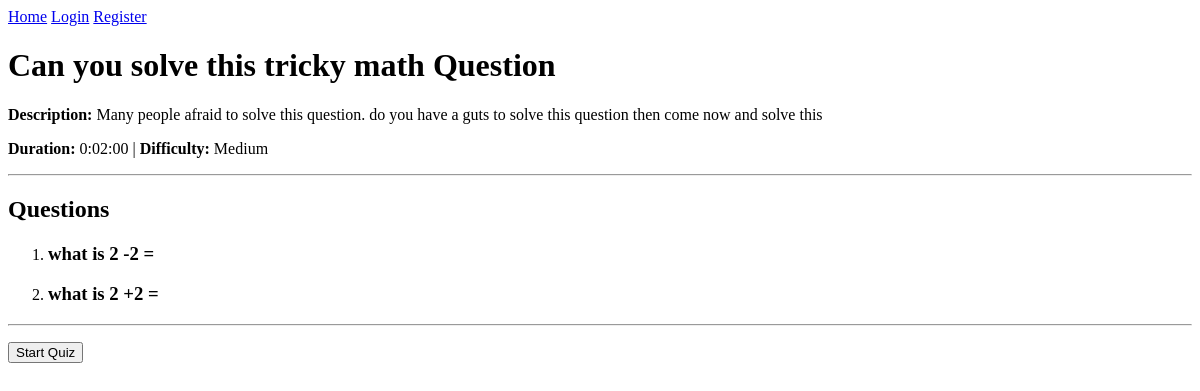
Before: /quiz/2/ with the older database file.
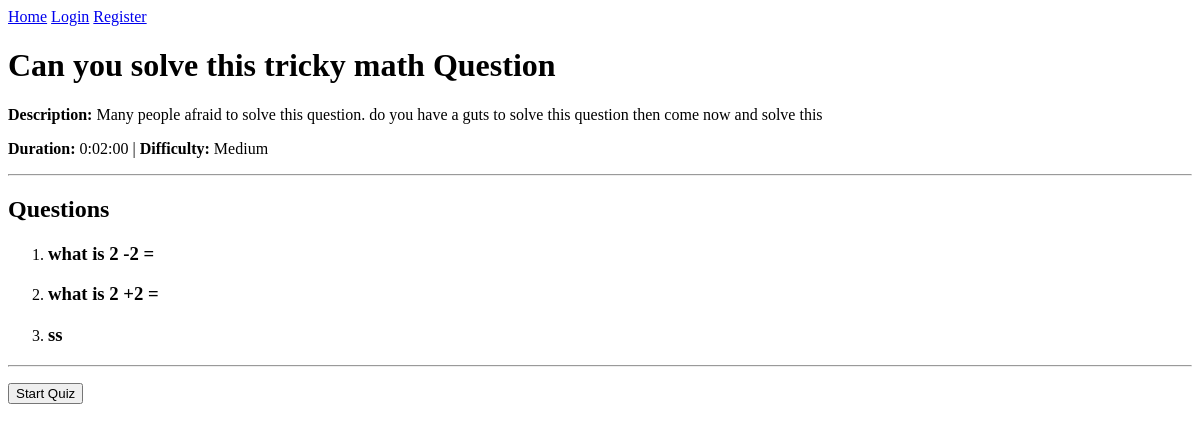
After: the same page with the newer database file.
### app/models.py (models this page shows, shortened)
class Question(models.Model):
    quiz = models.ForeignKey(Quizes, on_delete=models.CASCADE, related_name="questions")
    text = models.CharField(max_length=500)  # use CharField for question text
    order = models.IntegerField(default=0)   # fixed: removed extra ".models"

### app/views.py (the view)
# urls.py: path("quiz/<int:pk>/", QuizDetailView.as_view(), name="quiz-detail"),
class QuizDetailView(DetailView):
    model = Quizes
    template_name = 'app/quiz_detail.html'
    def get_context_data(self, **kwargs):
        context = super().get_context_data(**kwargs)
        quiz = self.get_object()
        context["question"] = quiz.questions.all().order_by("order")[:3]
        return context

### app/templates/app/quiz_detail.html (shortened to what this page needs)
{% extends 'base.html' %}
{% block content %}
<h1>{{ object.title }}</h1>
<p><strong>Description:</strong> {{ object.description|default:"—" }}</p>
<p>
    <strong>Duration:</strong> {{ object.duration }} |
    <strong>Difficulty:</strong> {{ object.get_difficulty_display }}
</p>
<hr>
<h2>Questions</h2>
{% if question %}
    <ol>
    {% for q in question %}
        <li>
            <h3>{{ q.text }}</h3>
        </li>
    {% endfor %}
    </ol>
{% else %}
    <p>No questions added yet.</p>
{% endif %}
<hr>
<p>
    <a href="{% url 'quiz-start' object.pk %}">
        <button>Start Quiz</button>
    </a>
</p>
{% endblock %}

Changed rows visible on the page:
added Question: text "ss"
